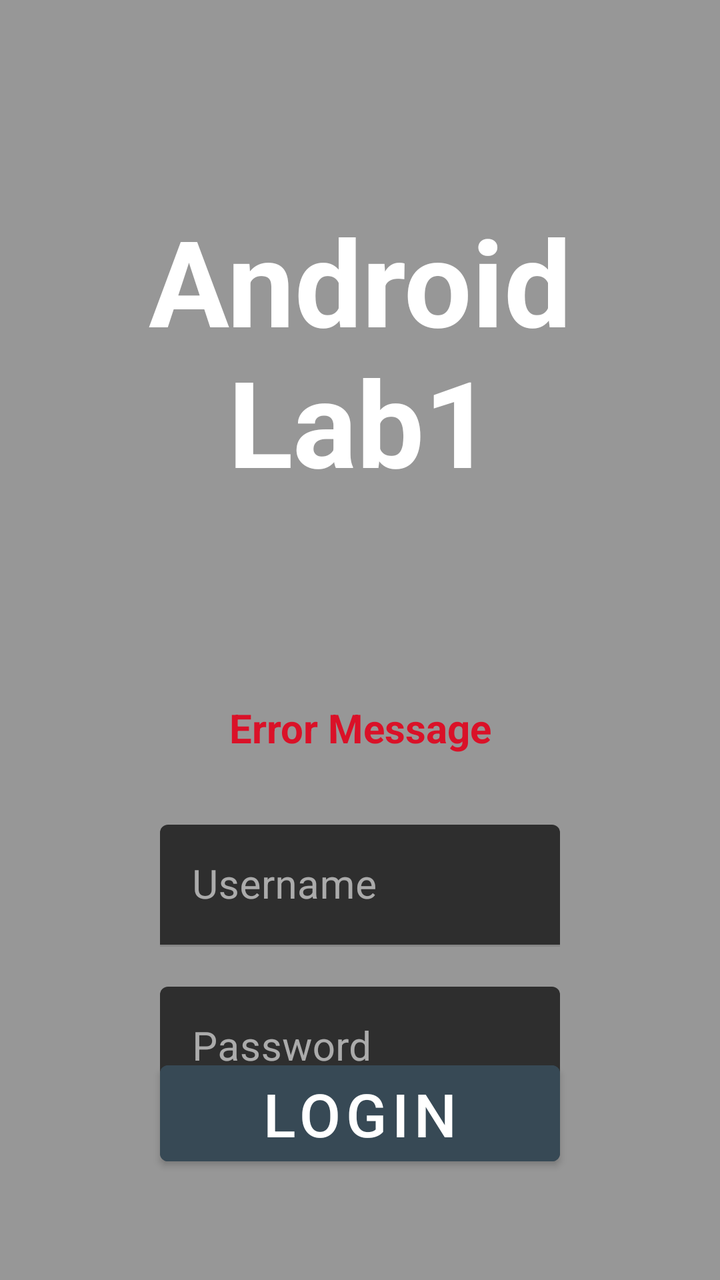
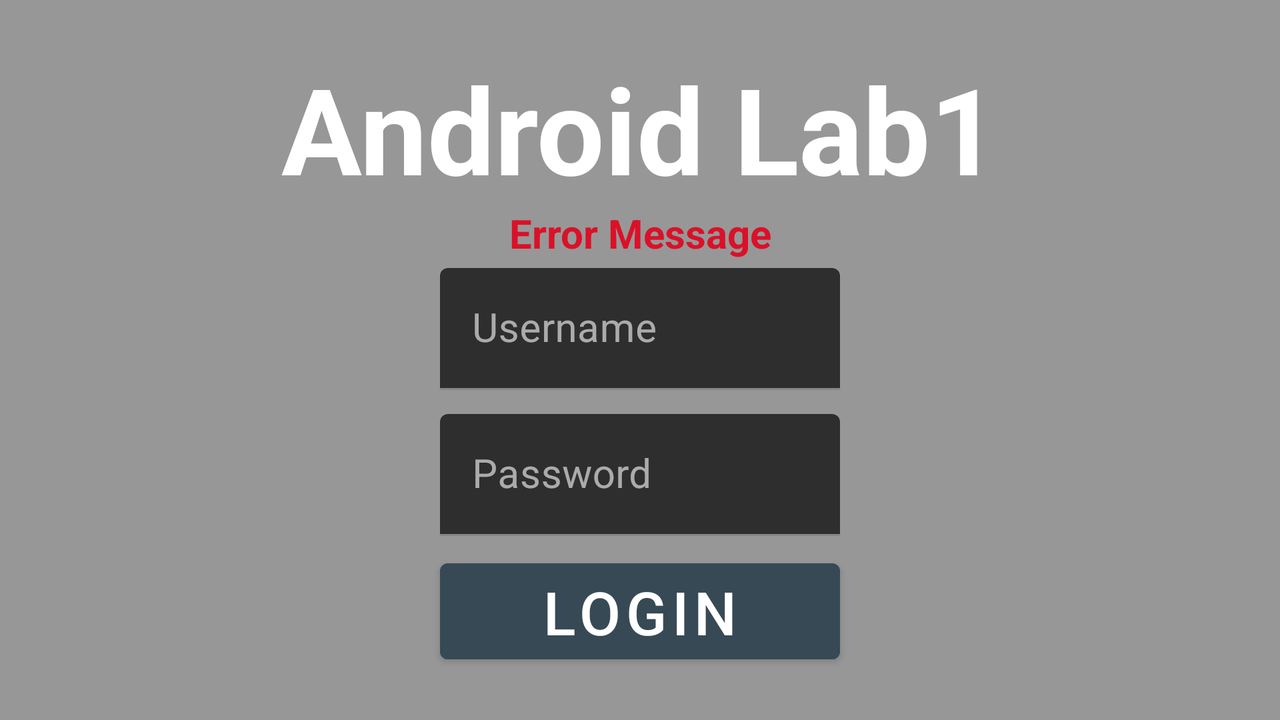

One screen, two layout resources from the same app: the default and the repository's alternative for another configuration. Each is rendered where Android would select it; the XML of both is given below.
<!-- AndroidManifest.xml: application theme Theme.Laba1 -->
<!-- res/layout/fragment_login.xml -->
<?xml version="1.0" encoding="utf-8"?>
<androidx.constraintlayout.widget.ConstraintLayout xmlns:android="http://schemas.android.com/apk/res/android"
    xmlns:app="http://schemas.android.com/apk/res-auto"
    xmlns:tools="http://schemas.android.com/tools"
    android:layout_width="match_parent"
    android:layout_height="match_parent"
    tools:context=".LoginFragment"
    android:background="@color/myGrey">

    <TextView
        android:id="@+id/logo"
        android:layout_width="350dp"
        android:layout_height="wrap_content"
        android:layout_marginTop="100dp"
        android:contentDescription="@string/app_name"
        android:text="@string/app_name"
        android:textAlignment="center"
        android:textColor="@color/white"
        android:textSize="60sp"
        android:textStyle="bold"
        app:layout_constraintEnd_toEndOf="parent"
        app:layout_constraintHorizontal_bias="0.5"
        app:layout_constraintStart_toStartOf="parent"
        app:layout_constraintTop_toTopOf="parent" />


    <TextView
        android:id="@+id/error_message"
        android:layout_width="0dp"
        android:layout_height="wrap_content"
        android:layout_marginTop="100dp"
        android:textAlignment="center"
        android:textColor="@color/colorError"
        android:textSize="20sp"
        android:textStyle="bold"
        app:layout_constraintBottom_toTopOf="@id/login_form"
        app:layout_constraintEnd_toEndOf="parent"
        app:layout_constraintHorizontal_bias="0.0"
        app:layout_constraintStart_toStartOf="parent"
        app:layout_constraintTop_toBottomOf="@id/logo"
        tools:text="Error Message" />

    <com.google.android.material.textfield.TextInputLayout
        android:id="@+id/login_form"
        android:layout_width="wrap_content"
        android:layout_height="wrap_content"
        android:layout_gravity="center_horizontal"
        android:layout_marginTop="35dp"
        app:layout_constraintEnd_toEndOf="parent"
        app:layout_constraintStart_toStartOf="parent"
        app:layout_constraintTop_toBottomOf="@id/error_message">

        <com.google.android.material.textfield.TextInputEditText
            android:id="@+id/username"
            android:layout_width="200dp"
            android:layout_height="wrap_content"
            android:hint="@string/username"
            android:inputType="text"
            android:textColor="@color/white"
            android:textColorHint="@color/white"
            android:textSize="20sp" />

    </com.google.android.material.textfield.TextInputLayout>

    <com.google.android.material.textfield.TextInputLayout
        android:layout_width="wrap_content"
        android:layout_height="wrap_content"
        android:layout_gravity="center_horizontal"
        android:layout_marginTop="20dp"
        app:layout_constraintEnd_toEndOf="parent"
        app:layout_constraintStart_toStartOf="parent"
        app:layout_constraintTop_toBottomOf="@id/login_form">

        <com.google.android.material.textfield.TextInputEditText
            android:id="@+id/password"
            android:layout_width="200dp"
            android:layout_height="wrap_content"
            android:hint="@string/password"
            android:inputType="textPassword"
            android:textColor="@color/white"
            android:textColorHint="@color/white"
            android:textSize="20sp" />

    </com.google.android.material.textfield.TextInputLayout>


    <Button
        android:id="@+id/login_button"
        android:layout_width="200dp"
        android:layout_height="60dp"
        android:backgroundTint="@android:color/system_accent2_700"
        android:text="@string/login"
        android:textColor="@color/white"
        android:textSize="30sp"
        app:layout_constraintBottom_toBottomOf="parent"
        app:layout_constraintEnd_toEndOf="parent"
        app:layout_constraintStart_toStartOf="parent"
        app:layout_constraintTop_toBottomOf="@id/login_form" />


</androidx.constraintlayout.widget.ConstraintLayout>
<!-- resources referenced by this layout -->
<resources>
  <color name="colorError">#DA1128</color>
  <color name="myGrey">#979797</color>
  <color name="white">#FFFFFFFF</color>
  <string name="app_name">Android Lab1</string>
  <string name="login">Login</string>
  <string name="password">Password</string>
  <string name="username">Username</string>
  <style name="Theme.Laba1" parent="Base.Theme.Laba1" />
  <style name="Base.Theme.Laba1" parent="Theme.MaterialComponents.NoActionBar">
          <item name="colorPrimary">@color/colorPrimary</item>
      </style>
  <color name="colorPrimary">#FEE15C</color>
</resources>
<!-- res/layout-land/fragment_login.xml (the repository's variant of the layout above) -->
<!-- drawn on the phone turned sideways -->
<?xml version="1.0" encoding="utf-8"?>
<androidx.constraintlayout.widget.ConstraintLayout xmlns:android="http://schemas.android.com/apk/res/android"
    xmlns:app="http://schemas.android.com/apk/res-auto"
    xmlns:tools="http://schemas.android.com/tools"
    android:layout_width="match_parent"
    android:layout_height="match_parent"
    tools:context=".LoginFragment"
    android:background="@color/myGrey">


    <TextView
        android:id="@+id/logo"
        android:layout_width="523dp"
        android:layout_height="75dp"
        android:layout_marginTop="24dp"
        android:contentDescription="@string/app_name"
        android:text="@string/app_name"
        android:textAlignment="center"
        android:textColor="@color/white"
        android:textSize="60sp"
        android:textStyle="bold"
        app:layout_constraintEnd_toEndOf="parent"
        app:layout_constraintStart_toStartOf="parent"
        app:layout_constraintTop_toTopOf="parent" />

    <TextView
        android:id="@+id/error_message"
        android:layout_width="0dp"
        android:layout_height="wrap_content"
        android:layout_marginTop="4dp"
        android:textAlignment="center"
        android:textColor="@color/colorError"
        android:textSize="20sp"
        android:textStyle="bold"
        app:layout_constraintBottom_toTopOf="@id/login_form"
        app:layout_constraintEnd_toEndOf="parent"
        app:layout_constraintHorizontal_bias="0.0"
        app:layout_constraintStart_toStartOf="parent"
        app:layout_constraintTop_toBottomOf="@id/logo"
        tools:text="Error Message" />

    <com.google.android.material.textfield.TextInputLayout
        android:id="@+id/login_form"
        android:layout_width="wrap_content"
        android:layout_height="wrap_content"
        android:layout_gravity="center_horizontal"
        android:layout_marginTop="4dp"
        app:layout_constraintEnd_toEndOf="parent"
        app:layout_constraintStart_toStartOf="parent"
        app:layout_constraintTop_toBottomOf="@id/error_message">

        <com.google.android.material.textfield.TextInputEditText
            android:id="@+id/username"
            android:layout_width="200dp"
            android:layout_height="match_parent"
            android:hint="@string/username"
            android:inputType="text"
            android:textColor="@color/white"
            android:textColorHint="@color/white"
            android:textSize="20sp" />

    </com.google.android.material.textfield.TextInputLayout>

    <com.google.android.material.textfield.TextInputLayout
        android:id="@+id/textInputLayout"
        android:layout_width="wrap_content"
        android:layout_height="wrap_content"
        android:layout_gravity="center_horizontal"
        android:layout_marginTop="12dp"
        app:layout_constraintEnd_toEndOf="parent"
        app:layout_constraintStart_toStartOf="parent"
        app:layout_constraintTop_toBottomOf="@id/login_form">

        <com.google.android.material.textfield.TextInputEditText
            android:id="@+id/password"
            android:layout_width="200dp"
            android:layout_height="wrap_content"
            android:hint="@string/password"
            android:inputType="textPassword"
            android:textColor="@color/white"
            android:textColorHint="@color/white"
            android:textSize="20sp" />

    </com.google.android.material.textfield.TextInputLayout>


    <Button
        android:id="@+id/login_button"
        android:layout_width="200dp"
        android:layout_height="60dp"
        android:backgroundTint="@android:color/system_accent2_700"
        android:text="@string/login"
        android:textColor="@color/white"
        android:textSize="30sp"
        app:layout_constraintBottom_toBottomOf="parent"
        app:layout_constraintEnd_toEndOf="parent"
        app:layout_constraintStart_toStartOf="parent"
        app:layout_constraintTop_toBottomOf="@+id/textInputLayout"
        app:layout_constraintVertical_bias="0.24000001" />


</androidx.constraintlayout.widget.ConstraintLayout>
